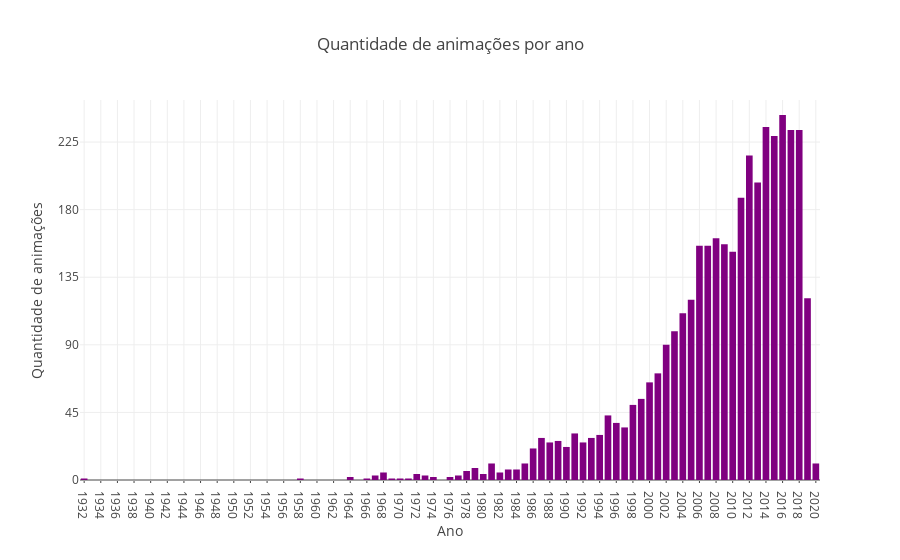

The code cell stored with this chart in its notebook:
### Code cell
graph = go.Bar(
    x=[x for x, _ in graph1], 
    y=[y for _, y in graph1],
    hovertext="animações",
    marker=dict(
        color="purple"
    ),
)

layout = go.Layout(
    title="Quantidade de animações por ano",
    xaxis=dict(
        title="Ano",
        showgrid=True,
        dtick=2,
        ticklen=2,
    ),
    yaxis=dict(
        title="Quantidade de animações",
        range=[0, max([int(y) for _, y in graph1]) + 10],
        dtick=45,
    )
)

fig = go.Figure(data=[graph], layout=layout)
plotly.offline.iplot(fig)

### Figure 1 — Plotly figure (JSON) as saved in the notebook; plotly's stock layout.template omitted (floating-point values rounded to 4 significant figures)
{"data": [{"hovertext": "animações", "marker": {"color": "purple"}, "type": "bar", "uid": "2bc44aea-a30c-418f-81bf-9766e3522f3c", "x": ["1932", "1958", "1964", "1966", "1967", "1968", "1969", "1970", "1971", "1972", "1973", "1974", "1976", "1977", "1978", "1979", "1980", "1981", "1982", "1983", "1984", "1985", "1986", "1987", "1988", "1989", "1990", "1991", "1992", "1993", "1994", "1995", "1996", "1997", "1998", "1999", "2000", "2001", "2002", "2003", "2004", "2005", "2006", "2007", "2008", "2009", "2010", "2011", "2012", "2013", "2014", "2015", "2016", "2017", "2018", "2019", "2020"], "y": [1, 1, 2, 1, 3, 5, 1, 1, 1, 4, 3, 2, 2, 3, 6, 8, 4, 11, 5, 7, 7, 11, 21, 28, 25, 26, 22, 31, 25, 28, 30, 43, 38, 35, 50, 54, 65, 71, 90, 99, 111, 120, 156, 156, 161, 157, 152, 188, 216, 198, 235, 229, 243, 233, 233, 121, 11]}], "layout": {"title": {"text": "Quantidade de animações por ano"}, "xaxis": {"dtick": 2, "showgrid": true, "ticklen": 2, "title": {"text": "Ano"}}, "yaxis": {"dtick": 45, "range": [0, 253], "title": {"text": "Quantidade de animações"}}}}
